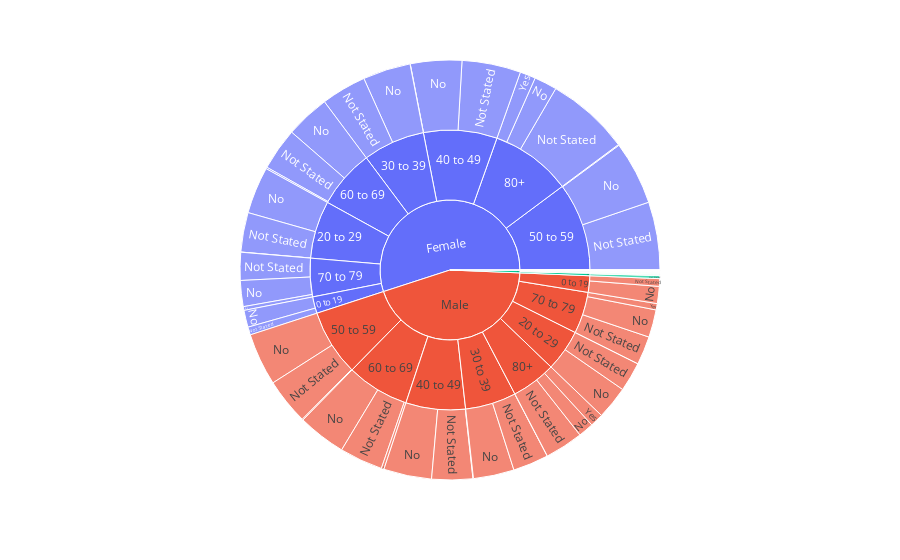

Here is the notebook cell this chart was saved with:
### Code cell
# sunburst
df_sun = df2.drop(df2[(df2['Age group'] == 99.0)].index)
df_sun['count'] = 1
df_sun['Age group'].replace({1: "0 to 19", 2:"20 to 29", 3:"30 to 39", 4:"40 to 49", 5:"50 to 59", 6:"60 to 69", 7:"70 to 79", 8:"80+" }, inplace=True)
df_sun['Gender'].replace({1:"Male",2:"Female",3:"Unknown"}, inplace=True)
df_sun['Death'].replace({1:"Yes",2:"No",9:"Not Stated"}, inplace=True)
fig = px.sunburst(df_sun, path=['Gender','Age group', 'Death'], values='count')
fig.show()
#fig.to_json()
#py.plot(fig, filename = 'Death_Sunburst', auto_open=True)

#sex: 1 = male, 2 = female, 3= unknown
#age group: 1

### Figure 1 — Plotly figure (JSON) as saved in the notebook; plotly's stock layout.template omitted (floating-point values rounded to 4 significant figures)
{"data": [{"branchvalues": "total", "domain": {"x": [0, 1], "y": [0, 1]}, "hovertemplate": "labels=%{label}<br>count=%{value}<br>parent=%{parent}<br>id=%{id}<extra></extra>", "ids": ["7.0/0 to 19/No", "9.0/0 to 19/No", "Female/0 to 19/No", "Male/0 to 19/No", "9.0/20 to 29/No", "Female/20 to 29/No", "Male/20 to 29/No", "9.0/30 to 39/No", "Female/30 to 39/No", "Male/30 to 39/No", "9.0/40 to 49/No", "Female/40 to 49/No", "Male/40 to 49/No", "7.0/50 to 59/No", "9.0/50 to 59/No", "Female/50 to 59/No", "Male/50 to 59/No", "9.0/60 to 69/No", "Female/60 to 69/No", "Male/60 to 69/No", "7.0/70 to 79/No", "9.0/70 to 79/No", "Female/70 to 79/No", "Male/70 to 79/No", "7.0/80+/No", "9.0/80+/No", "Female/80+/No", "Male/80+/No", "7.0/0 to 19/Not Stated", "Female/0 to 19/Not Stated", "Male/0 to 19/Not Stated", "9.0/20 to 29/Not Stated", "Female/20 to 29/Not Stated", "Male/20 to 29/Not Stated", "9.0/30 to 39/Not Stated", "Female/30 to 39/Not Stated", "Male/30 to 39/Not Stated", "7.0/40 to 49/Not Stated", "9.0/40 to 49/Not Stated", "Female/40 to 49/Not Stated", "Male/40 to 49/Not Stated", "9.0/50 to 59/Not Stated", "Female/50 to 59/Not Stated", "Male/50 to 59/Not Stated", "9.0/60 to 69/Not Stated", "Female/60 to 69/Not Stated", "Male/60 to 69/Not Stated", "9.0/70 to 79/Not Stated", "Female/70 to 79/Not Stated", "Male/70 to 79/Not Stated", "9.0/80+/Not Stated", "Female/80+/Not Stated", "Male/80+/Not Stated", "Female/20 to 29/Yes", "Male/20 to 29/Yes", "Male/30 to 39/Yes", "Female/40 to 49/Yes", "Male/40 to 49/Yes", "Female/50 to 59/Yes", "Male/50 to 59/Yes", "Female/60 to 69/Yes", "Male/60 to 69/Yes", "9.0/70 to 79/Yes", "Female/70 to 79/Yes", "Male/70 to 79/Yes", "9.0/80+/Yes", "Female/80+/Yes", "Male/80+/Yes", "7.0/0 to 19", "9.0/0 to 19", "Female/0 to 19", "Male/0 to 19", "9.0/20 to 29", "Female/20 to 29", "Male/20 to 29", "9.0/30 to 39", "Female/30 to 39", "Male/30 to 39", "7.0/40 to 49", "9.0/40 to 49", "Female/40 to 49", "Male/40 to 49", "7.0/50 to 59", "9.0/50 to 59", "Female/50 to 59", "Male/50 to 59", "9.0/60 to 69", "Female/60 to 69", "Male/60 to 69", "7.0/70 to 79", "9.0/70 to 79", "Female/70 to 79", "Male/70 to 79", "7.0/80+", "9.0/80+", "Female/80+", "Male/80+", "7.0", "9.0", "Female", "Male"], "labels": ["No", "No", "No", "No", "No", "No", "No", "No", "No", "No", "No", "No", "No", "No", "No", "No", "No", "No", "No", "No", "No", "No", "No", "No", "No", "No", "No", "No", "Not Stated", "Not Stated", "Not Stated", "Not Stated", "Not Stated", "Not Stated", "Not Stated", "Not Stated", "Not Stated", "Not Stated", "Not Stated", "Not Stated", "Not Stated", "Not Stated", "Not Stated", "Not Stated", "Not Stated", "Not Stated", "Not Stated", "Not Stated", "Not Stated", "Not Stated", "Not Stated", "Not Stated", "Not Stated", "Yes", "Yes", "Yes", "Yes", "Yes", "Yes", "Yes", "Yes", "Yes", "Yes", "Yes", "Yes", "Yes", "Yes", "Yes", "0 to 19", "0 to 19", "0 to 19", "0 to 19", "20 to 29", "20 to 29", "20 to 29", "30 to 39", "30 to 39", "30 to 39", "40 to 49", "40 to 49", "40 to 49", "40 to 49", "50 to 59", "50 to 59", "50 to 59", "50 to 59", "60 to 69", "60 to 69", "60 to 69", "70 to 79", "70 to 79", "70 to 79", "70 to 79", "80+", "80+", "80+", "80+", "7.0", "9.0", "Female", "Male"], "name": "", "parents": ["7.0/0 to 19", "9.0/0 to 19", "Female/0 to 19", "Male/0 to 19", "9.0/20 to 29", "Female/20 to 29", "Male/20 to 29", "9.0/30 to 39", "Female/30 to 39", "Male/30 to 39", "9.0/40 to 49", "Female/40 to 49", "Male/40 to 49", "7.0/50 to 59", "9.0/50 to 59", "Female/50 to 59", "Male/50 to 59", "9.0/60 to 69", "Female/60 to 69", "Male/60 to 69", "7.0/70 to 79", "9.0/70 to 79", "Female/70 to 79", "Male/70 to 79", "7.0/80+", "9.0/80+", "Female/80+", "Male/80+", "7.0/0 to 19", "Female/0 to 19", "Male/0 to 19", "9.0/20 to 29", "Female/20 to 29", "Male/20 to 29", "9.0/30 to 39", "Female/30 to 39", "Male/30 to 39", "7.0/40 to 49", "9.0/40 to 49", "Female/40 to 49", "Male/40 to 49", "9.0/50 to 59", "Female/50 to 59", "Male/50 to 59", "9.0/60 to 69", "Female/60 to 69", "Male/60 to 69", "9.0/70 to 79", "Female/70 to 79", "Male/70 to 79", "9.0/80+", "Female/80+", "Male/80+", "Female/20 to 29", "Male/20 to 29", "Male/30 to 39", "Female/40 to 49", "Male/40 to 49", "Female/50 to 59", "Male/50 to 59", "Female/60 to 69", "Male/60 to 69", "9.0/70 to 79", "Female/70 to 79", "Male/70 to 79", "9.0/80+", "Female/80+", "Male/80+", "7.0", "9.0", "Female", "Male", "9.0", "Female", "Male", "9.0", "Female", "Male", "7.0", "9.0", "Female", "Male", "7.0", "9.0", "Female", "Male", "9.0", "Female", "Male", "7.0", "9.0", "Female", "Male", "7.0", "9.0", "Female", "Male", "", "", "", ""], "type": "sunburst", "values": [1, 3, 216, 218, 3, 598, 421, 2, 609, 520, 4, 654, 612, 3, 5, 810, 668, 2, 563, 615, 1, 3, 331, 352, 1, 4, 291, 195, 1, 101, 97, 4, 504, 375, 3, 576, 454, 1, 3, 750, 522, 7, 867, 588, 7, 540, 551, 7, 356, 363, 39, 1062, 488, 2, 1, 2, 3, 6, 11, 13, 20, 34, 1, 48, 81, 4, 199, 170, 2, 3, 317, 315, 7, 1104, 797, 5, 1185, 976, 1, 7, 1407, 1140, 3, 12, 1688, 1269, 9, 1123, 1200, 1, 11, 735, 796, 1, 47, 1552, 853, 8, 101, 9111, 7346]}], "layout": {"legend": {"tracegroupgap": 0}, "margin": {"t": 60}}}
